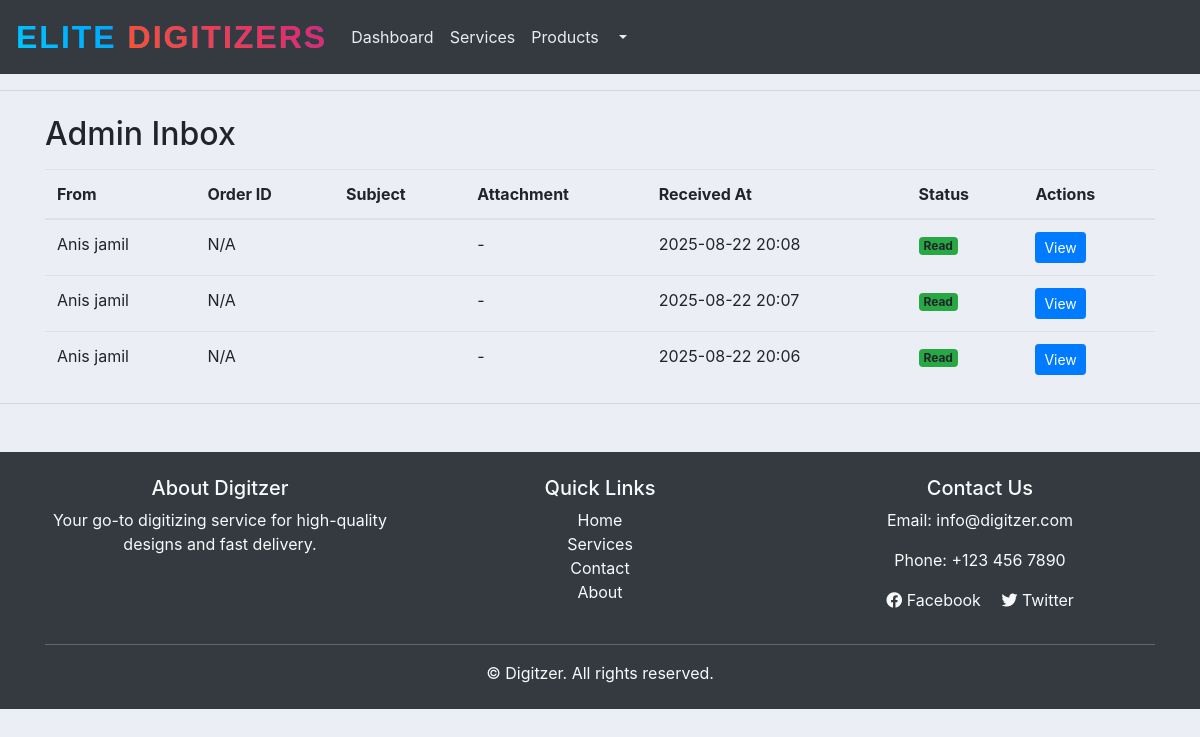
Page /admin-inbox/ (signed in) on the earlier database version.
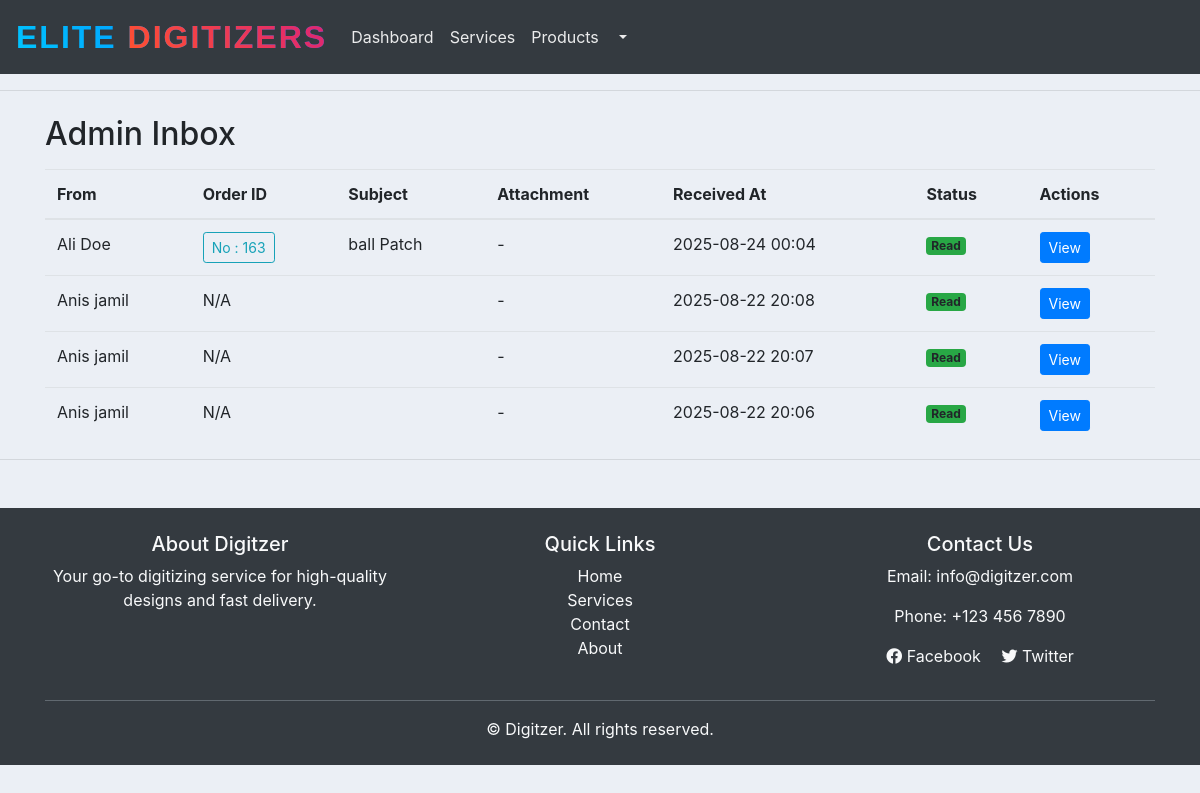
Same page on the later database version.
### accounts/models.py (models this page shows, shortened)
class DesignerMessage(models.Model):
    sender = models.ForeignKey(User, related_name='sent_messages', on_delete=models.CASCADE)
    receiver = models.ForeignKey(User, related_name='received_messages', on_delete=models.CASCADE)
    order = models.ForeignKey('Order', on_delete=models.CASCADE, null=True, blank=True)
    subject = models.CharField(max_length=255)
    message = models.TextField()
    timestamp = models.DateTimeField(auto_now_add=True)
    attachment = models.FileField(upload_to='message_attachments/', null=True, blank=True)
    is_read = models.BooleanField(default=False)

class Order(models.Model):
    STATUS = (
        ('Pending', 'Pending'),
        ('Out for delivery', 'Out for delivery'),
        ('Delivered', 'Delivered'),
        ('Quote Requested', 'Quote Requested'),
        ('Active', 'Active'),
        ('Completed', 'Completed'),
        ('Released', 'Released'),
    )
    ORDER_TYPE = (
        ('Digitizing', 'Digitizing'),
        ('Vector', 'Vector'),
        ('Patch', 'Patch'),
        ('Quote', 'Quote'),
    )
    PAYMENT_STATUS = (
        ('Pending', 'Pending'),
        ('Paid', 'Paid'),
        ('Refunded', 'Refunded'),
    )
    REVIEW_STATUS = (
    ('Pending', 'Pending'),
    ('Approved', 'Approved'),
    ('Rejected', 'Rejected'),
    )
    PLACEMENT_CHOICES = [
        ('Apron', 'Apron'),
        ('Bags', 'Bags'),
        ('Cap', 'Cap'),
        ('Cap Side', 'Cap Side'),
        ('Cap Back', 'Cap Back'),
        ('Chest', 'Chest'),
        ('Gloves', 'Gloves'),
        ('Jacket Back', 'Jacket Back'),
        ('Patches', 'Patches'),
        ('Sleeve', 'Sleeve'),
        ('Towel', 'Towel'),
        ('Visor', 'Visor'),
        ('Other', 'Other'),
    ]
    FABRIC_CHOICES = [
        ('Blanket', 'Blanket'),
        ('Canvas', 'Canvas'),
        ('Canis', 'Canis'),
        ('Cotton Woven', 'Cotton Woven'),
        ('Denim', 'Denim'),
        ('Felt', 'Felt'),
        ('Flannel', 'Flannel'),
        ('Fleece', 'Fleece'),
        ('Leather', 'Leather'),
        ('Nylon', 'Nylon'),
        ('Pique', 'Pique'),
        ('Polyester', 'Polyester'),
        ('Silk', 'Silk'),
        ('Single Jersey', 'Single Jersey'),
        ('Towel', 'Towel'),
        ('Twill', 'Twill'),
        ('Other', 'Other'),
    ]
    FORMAT_CHOICES = [
        ('100', '100'),
        ('cdr', 'cdr'),
        ('cdn', 'cdn'),
        ('dsb', 'dsb'),
        ('dst', 'dst'),
        ('dsz', 'dsz'),
        ('emb', 'emb'),
        ('exp', 'exp'),
        ('jef', 'jef'),
        ('ksm', 'ksm'),
        ('ofm', 'ofm'),
        ('pes', 'pes'),
        ('pxf', 'pxf'),
        ('pof', 'pof'),
        ('tap', 'tap'),
        ('xxx', 'xxx'),
        ('other', 'Other'),
    ]
    customer = models.ForeignKey(Customer, on_delete=models.CASCADE)
    product = models.ForeignKey(Product, null=True, on_delete=models.SET_NULL)
    order_type = models.CharField(max_length=50, choices=ORDER_TYPE, null=True, blank=True)
    date_created = models.DateTimeField(auto_now_add=True, null=True)
    status = models.CharField(max_length=200, null=True, choices=STATUS)
    Additional_information = models.TextField(blank=True, null=True)
    design_file = models.FileField(upload_to='designs/', null=True, blank=True)
    invoice_file = models.FileField(upload_to='invoices/', null=True, blank=True)
    quantity = models.PositiveIntegerField(default=1)
    fabric_material = models.CharField(max_length=100, blank=True, null=True, choices=FABRIC_CHOICES)
    Required_Format = models.CharField(max_length=100, blank=True, null=True, default='DST', choices=FORMAT_CHOICES)
    urgent = models.BooleanField(default=False)
    price = models.DecimalField(max_digits=10, decimal_places=2, blank=True, null=True, default=0.00)
    Height = models.CharField(max_length=100, blank=True, null=True, default='standard')
    Width = models.CharField(max_length=100, blank=True, null=True, default='standard')
    total_colors = models.PositiveIntegerField(null=True ,blank=True)
    turnaround_time = models.CharField(max_length=100, blank=True, null=True)
    placement = models.CharField(max_length=100, blank=True, null=True, choices=PLACEMENT_CHOICES)
    released = models.BooleanField(default=False)  # For release_projects
    payment_status = models.CharField(max_length=20, choices=PAYMENT_STATUS, default='Pending')  # For follow-up payments
    date_completed = models.DateTimeField(null=True, blank=True)  # Optional: track completion time
    review_status = models.CharField(max_length=20, choices=REVIEW_STATUS, default='Pending')
    review_comment = models.TextField(blank=True, null=True)
    design_file = models.FileField(upload_to='designs/', blank=True, null=True)
    assigned_designer = models.ForeignKey(User, on_delete=models.SET_NULL, null=True, blank=True, related_name='designer_orders')

### accounts/decorators.py (the view)
        def wrapper_func(request, *args, **kwargs):
            group = None
            if request.user.groups.exists():
                group = request.user.groups.all()[0].name
            if group in allowed_roles:
                return view_func(request, *args, **kwargs)
            else:
                return HttpResponse("You are not authorized to view this page.")

### accounts/views.py (called while the page is built)
@login_required(login_url='login')
@allowed_users(allowed_roles=['admin'])
def admin_inbox(request):
    messages_received = DesignerMessage.objects.filter(receiver=request.user).order_by('-timestamp')
    unread_count = messages_received.filter(is_read=False).count()
    context = {
        'messages': messages_received,
        'unread_count': unread_count,
    }
    return render(request, 'accounts/admin_inbox.html', context)

### templates/accounts/admin_inbox.html
{% extends 'accounts/main.html' %}
{% block content %}
<div class="container mt-4">
    <h2>Admin Inbox </h2>
    {% if messages %}
        <table class="table table-hover mt-3">
            <thead>
                <tr>
                    <th>From</th>
                    <th>Order ID</th>
                    <th>Subject</th>
                    <th>Attachment</th>
                    <th>Received At</th>
                    <th>Status</th>
                    <th>Actions</th>
                </tr>
            </thead>
            <tbody>
                {% for msg in messages %}
                <tr class="{% if not msg.is_read %}table-warning{% endif %}">
                    <td>{{ msg.sender.get_full_name|default:msg.sender.username }}</td>
                    <td>
                        {% if msg.order %}
                            <a class="btn btn-sm btn-outline-info" href="{% url 'order_detail' msg.order.id %}">No : {{ msg.order.id }}</a>
                        {% else %}
                            N/A
                        {% endif %}
                    </td>
                    <td>{{ msg.subject }}</td>
                    <td>
                        {% if msg.attachment %}
                            <a class="btn btn-sm btn-outline-info" href="{{ msg.attachment.url }}" target="_blank" class="btn btn-sm btn-outline-info">Download</a>
                        {% else %}
                            -
                        {% endif %}
                    </td>
                    <td>{{ msg.timestamp|date:"Y-m-d H:i" }}</td>
                    <td>
                        {% if msg.is_read %}
                            <span class="badge bg-success">Read</span>
                        {% else %}
                            <span class="badge bg-warning text-dark">Unread</span>
                        {% endif %}
                    </td>
                    <td>
                        <a href="{% url 'view_message' msg.id %}" class="btn btn-sm btn-primary">View</a>
                    </td>
                </tr>
                {% endfor %}
            </tbody>
        </table>
    {% else %}
        <p>No messages found.</p>
    {% endif %}
</div>
{% endblock %}

Differences in the rows shown:
added DesignerMessage: sender.get_full_name "Ali Doe", order.id "163", subject "ball Patch", timestamp "2025-08-24 00:04", is_read "Read"
